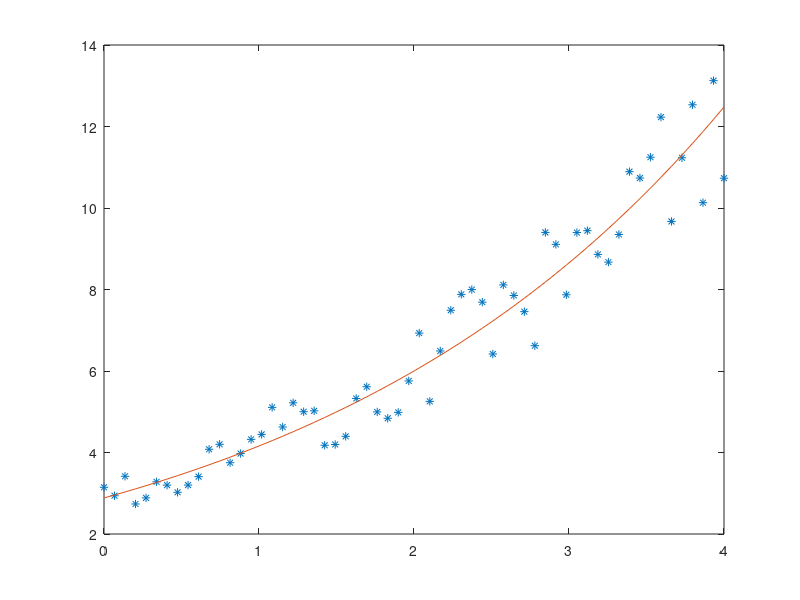

Source code (MATLAB):
x = linspace(0,4, 60);
y = 3*exp(0.35*x);
noise = 0.5*exp(0.37*x) .* ( 2 * rand(1,length(x) ) - 1 );
ydata = y + noise;
plot( x, y, x, ydata, '*')
x2 = x .* x;
M = [ sum(x2) sum(x) ; ...
sum(x) length(x)] % the matrix
% the new logarithmic data
ylog = log(ydata);
xy = x .* ylog;
rhs = [sum(xy) ; sum(ylog)];
coeff = M \ rhs; % solve the system
A = coeff(1) % sample output: 0.34578
B = coeff(2);
C = exp(B) % sample output: 2.9953
yfit = C * exp(A * x)
plot(x, ydata, '*' , x, yfit)
